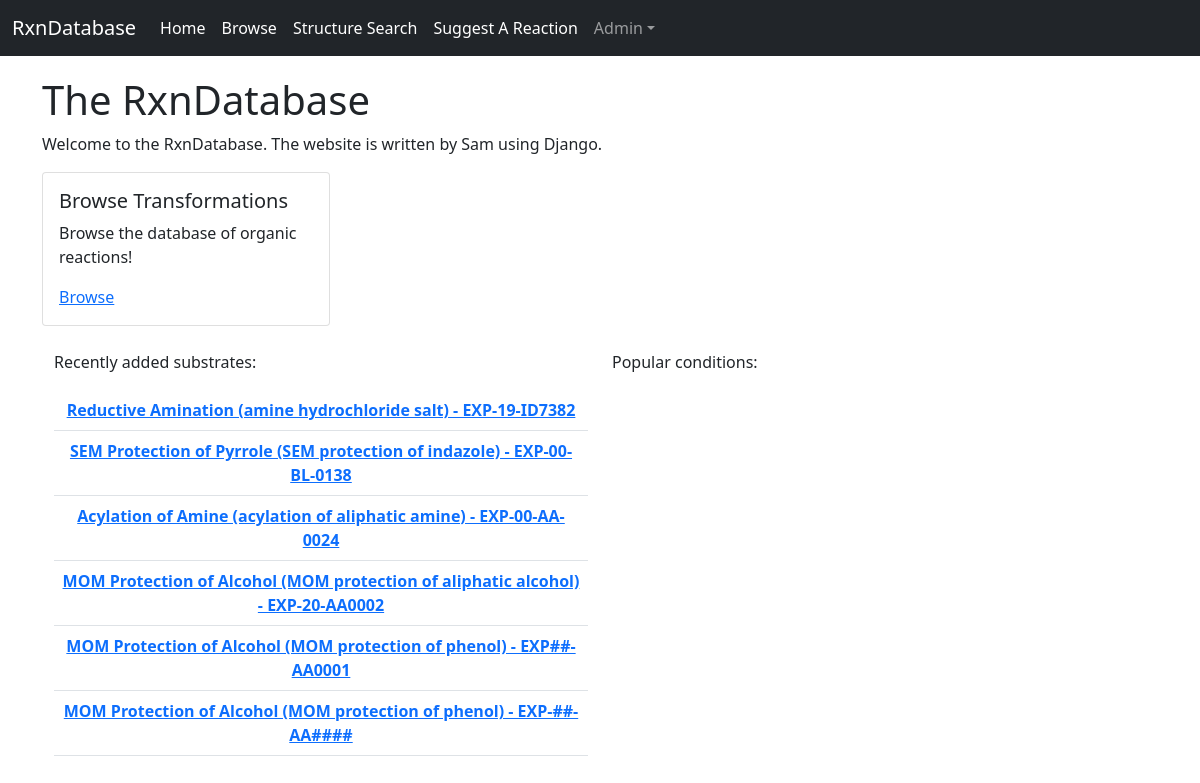
The page / on the database its author committed.
### rxndatapp/models.py (models this page shows, shortened)
class Substrate(models.Model):
    AIR_AMBIENT = 0
    AIR_PURGE = 1
    AIR_BACKFILL = 2
    air_free_choices = [
        (AIR_AMBIENT, 'ambient air'),
        (AIR_PURGE, 'argon purge'),
        (AIR_BACKFILL, 'nitrogen/argon backfill'),
    ]
    WATER_AMBIENT = 0
    WATER_OVENDRY = 1
    water_free_choices = [
        (WATER_AMBIENT, 'no dry'),
        (WATER_OVENDRY, 'oven-dried'),
    ]
    condition = models.ForeignKey(
        Condition,
        on_delete=models.CASCADE,
    )
    reactant_smiles1 = models.CharField(max_length=300)
    reactant_smiles2 = models.CharField(max_length=300, blank=True)
    reactant_smiles3 = models.CharField(max_length=300, blank=True)
    reactant_smiles4 = models.CharField(max_length=300, blank=True)
    reactant_smiles5 = models.CharField(max_length=300, blank=True)
    cat1_eq = models.FloatField(blank=True, null=True)
    cat2_eq = models.FloatField(blank=True, null=True)
    cat3_eq = models.FloatField(blank=True, null=True)
    rgt1_eq = models.FloatField(blank=True, null=True)
    rgt2_eq = models.FloatField(blank=True, null=True)
    rgt3_eq = models.FloatField(blank=True, null=True)
    rgt4_eq = models.FloatField(blank=True, null=True)
    rgt5_eq = models.FloatField(blank=True, null=True)
    svt1_vol = models.FloatField(blank=True, null=True)
    svt2_vol = models.FloatField(blank=True, null=True)
    svt3_vol = models.FloatField(blank=True, null=True)
    product_smiles = models.CharField(max_length=300)
    air_free = models.IntegerField(choices=air_free_choices, default=0)
    water_free = models.IntegerField(choices=water_free_choices, default=0)
    rxn_yield = models.FloatField()
    comment = models.CharField(max_length=300, blank=True)
    eln_page = models.CharField(max_length=20)
    def __str__(self):
        return f'{self.condition} - {self.eln_page}'

class Condition(models.Model):
    AIR_AMBIENT = 0
    AIR_PURGE = 1
    AIR_BACKFILL = 2
    air_free_choices = [
        (AIR_AMBIENT, 'ambient air'),
        (AIR_PURGE, 'argon purge'),
        (AIR_BACKFILL, 'nitrogen/argon backfill'),
    ]
    WATER_AMBIENT = 0
    WATER_OVENDRY = 1
    water_free_choices = [
        (WATER_AMBIENT, 'no dry'),
        (WATER_OVENDRY, 'oven-dried'),
    ]
    transformation = models.ForeignKey(
        Transformation,
        on_delete=models.CASCADE
    )
    reactant_smarts1 = models.CharField(max_length=50)
    reactant_smarts2 = models.CharField(max_length=50, blank=True)
    reactant_smarts3 = models.CharField(max_length=50, blank=True)
    reactant_smarts4 = models.CharField(max_length=50, blank=True)
    reactant_smarts5 = models.CharField(max_length=50, blank=True)
    catalyst1 = models.ForeignKey(
        Chemical,
        on_delete=models.CASCADE,
        blank=True,
        null=True,
        related_name='cat1',
    )
    catalyst2 = models.ForeignKey(
        Chemical,
        on_delete=models.CASCADE,
        blank=True,
        null=True,
        related_name='cat2',
    )
    catalyst3 = models.ForeignKey(
        Chemical,
        on_delete=models.CASCADE,
        blank=True,
        null=True,
        related_name='cat3',
    )
    reagent1 = models.ForeignKey(
        Chemical,
        on_delete=models.CASCADE,
        blank=True,
        null=True,
        related_name='rgt1',
    )
    reagent2 = models.ForeignKey(
        Chemical,
        on_delete=models.CASCADE,
        blank=True,
        null=True,
        related_name='rgt2',
    )
    reagent3 = models.ForeignKey(
        Chemical,
        on_delete=models.CASCADE,
        blank=True,
        null=True,
        related_name='rgt3',
    )
    reagent4 = models.ForeignKey(
        Chemical,
        on_delete=models.CASCADE,
        blank=True,
        null=True,
        related_name='rgt4',
    )
    reagent5 = models.ForeignKey(
        Chemical,
        on_delete=models.CASCADE,
        blank=True,
        null=True,
        related_name='rgt5',
    )
    solvent1 = models.ForeignKey(
        Chemical,
        on_delete=models.CASCADE,
        blank=True,
        null=True,
        related_name='svt1',
    )
    solvent2 = models.ForeignKey(
        Chemical,
        on_delete=models.CASCADE,
        blank=True,
        null=True,
        related_name='svt2',
    )
    solvent3 = models.ForeignKey(
        Chemical,
        on_delete=models.CASCADE,
        blank=True,
        null=True,
        related_name='svt3',
    )
    product_smarts = models.CharField(max_length=50)
    air_free = models.IntegerField(choices=air_free_choices, default=0)
    water_free = models.IntegerField(choices=water_free_choices, default=0)
    comment = models.CharField(max_length=300, blank=True)
    reactant_smiles = models.CharField(max_length=300, blank=True)
    product_smiles = models.CharField(max_length=300, blank=True)
    def __str__(self):
        return f'{self.transformation.name} ({self.comment})'

class Transformation(models.Model):
    name = models.CharField(max_length=100)
    alias = models.CharField(max_length=300, blank=True)
    reactant_smarts1 = models.CharField(max_length=50)
    reactant_smarts2 = models.CharField(max_length=50, blank=True)
    reactant_smarts3 = models.CharField(max_length=50, blank=True)
    reactant_smarts4 = models.CharField(max_length=50, blank=True)
    reactant_smarts5 = models.CharField(max_length=50, blank=True)
    product_smarts = models.CharField(max_length=50)
    reactant_smiles = models.CharField(max_length=300, blank=True)
    product_smiles = models.CharField(max_length=300, blank=True)

### rxndatapp/views.py (the view)
# urls.py: path('', views.home, name='home'),
def home(request):
    latest_substrates = reversed(Substrate.objects.order_by('id')[:10])
    context = {
        'substrate_list': latest_substrates,
    }
    return render(request, 'home.html', context)

### templates/home.html
{% extends "base.html" %}
{% block content %}
  <h1>The RxnDatabase</h1>
  <p>Welcome to the RxnDatabase. The website is written by Sam using Django.</p>
  <div class="card" style="width: 18rem;">
    <div class="card-body">
      <h5 class="card-title">Browse Transformations</h5>
      <p class="card-text">Browse the database of organic reactions!</p>
      <a href="/transformation/" class="card-link">Browse</a>
    </div>
  </div>
  <br>
  <div class="container">
    <div class="row">
      <div class="col">
        <p>Recently added substrates:</p>
        <table class="table">
          <tbody>
            {% for sb in substrate_list %}
              <tr>
                <th scope="col"><a href="/substrate/{{ sb.id }}/">{{ sb }}</a></th>
              </tr>
            {% empty %}
              <p>No substrates in database</p>
            {% endfor %}
        </tbody>
        </table>
      </div>
      <div class="col">
        <p>Popular conditions:</p>
      </div>
    </div>
  </div>
{% endblock %}

### templates/base.html (style rules this page uses)
th { text-align: center; }

### rows shown on the page
Substrate: condition+eln_page "Reductive Amination (amine hydrochloride salt) - EXP-19-ID7382"
Substrate: condition+eln_page "SEM Protection of Pyrrole (SEM protection of indazole) - EXP-00-BL-0138"
Substrate: condition+eln_page "Acylation of Amine (acylation of aliphatic amine) - EXP-00-AA-0024"
Substrate: condition+eln_page "MOM Protection of Alcohol (MOM protection of aliphatic alcohol) - EXP-20-AA0002"
Substrate: condition+eln_page "MOM Protection of Alcohol (MOM protection of phenol) - EXP##-AA0001"
Substrate: condition+eln_page "MOM Protection of Alcohol (MOM protection of phenol) - EXP-##-AA####"
